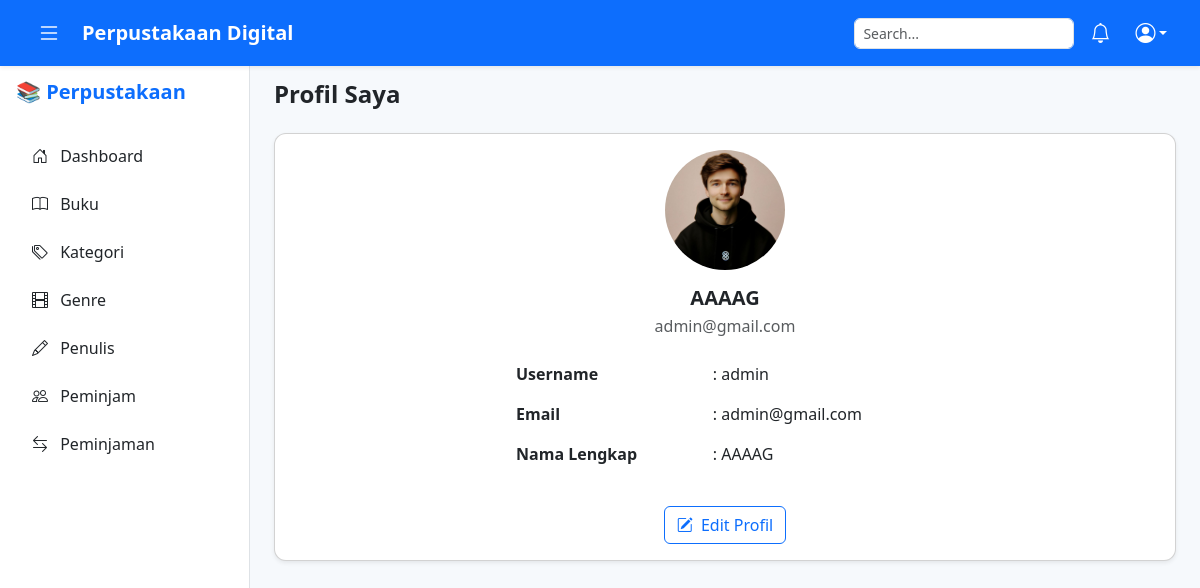
/pages/profile.php (signed in), run on the app's committed database.
### tables this page shows
CREATE TABLE `tb_user` (
  `id_user` int(11) NOT NULL,
  `username` varchar(50) NOT NULL,
  `nama_lengkap` varchar(100) DEFAULT NULL,
  `email` varchar(100) DEFAULT NULL,
  `foto` varchar(255) DEFAULT 'default.png',
  `password` varchar(255) NOT NULL
);

### pages/profile.php (the view, shortened to what this page needs)
<?php
include '../config/koneksi.php';
include '../componen/header.php';
include '../componen/sidebar.php';
$username = $_SESSION['login'];
$query = mysqli_query($conn, "SELECT * FROM tb_user WHERE username = '$username'");
if (mysqli_num_rows($query) > 0) {
    $user = mysqli_fetch_assoc($query);
}
?>
<main class="main-content" style="margin-left: 250px; padding-top: 80px;">
    <div class="container px-4">
        <h4 class="fw-bold mb-4">Profil Saya</h4>
        <div class="card shadow-sm">
            <div class="card-body text-center">
                <img src="../uploads/<?= htmlspecialchars($user['foto']) ?>" class="rounded-circle mb-3" width="120" height="120" style="object-fit: cover;">
                <h5 class="fw-bold mb-1"><?= htmlspecialchars($user['nama_lengkap']) ?></h5>
                <p class="text-muted mb-3"><?= htmlspecialchars($user['email']) ?></p>
                <table class="table table-borderless w-50 mx-auto text-start">
                    <tr>
                        <th>Username</th>
                        <td>: <?= htmlspecialchars($user['username']) ?></td>
                    </tr>
                    <tr>
                        <th>Email</th>
                        <td>: <?= htmlspecialchars($user['email']) ?></td>
                    </tr>
                    <tr>
                        <th>Nama Lengkap</th>
                        <td>: <?= htmlspecialchars($user['nama_lengkap']) ?></td>
                    </tr>
                </table>
                <a href="edit_profile.php" class="btn btn-outline-primary mt-3">
                    <i class="bi bi-pencil-square me-1"></i> Edit Profil
                </a>
            </div>
        </div>
    </div>
</main>
<?php include '../componen/footer.php'; ?>

### assets/css/style.css (style rules this page uses)
body { background-color: #f6f9fc; font-family: "Segoe UI", sans-serif; overflow-x: hidden; }
.card { border-radius: 12px; }
.table th, .table td { vertical-align: middle; }

### data on the page
tb_user: foto (picture), nama_lengkap "AAAAG", email "admin@gmail.com", username "admin"
